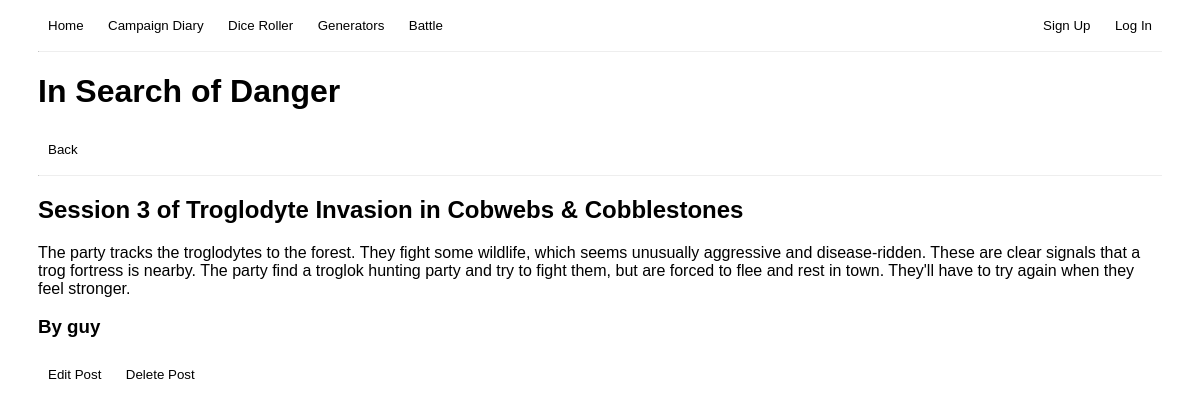
The page /blog/post/8/ on the database its author committed.
### blog/models.py (models this page shows, shortened)
class Post(models.Model):
    title = models.CharField(max_length=200)
    author = models.ForeignKey(
        'auth.User',
        on_delete=models.CASCADE,
    )
    campaign = models.CharField(max_length=200)
    session = models.SmallIntegerField()
    system = models.CharField(max_length=200)
    text = models.TextField()

### blog/views.py (the view)
# urls.py: path("blog/post/<int:pk>/", IndividualPostView.as_view(), name='Individual Post'),
class IndividualPostView(DetailView):
    model = Post
    template_name = "individual_post.html"

### blog/templates/individual_post.html (shortened to what this page needs)
<!DOCTYPE html>
<html>
    <head>
    </head>
    <body>
        {% extends "base.html" %}
        {% block content %}
        <div>
            <h1>{{ post.title }}</h1>
            <button onclick="history.back()">Back</button>
            <hr>
        </div>
        <div>
            <h2>Session {{ post.session }} of {{ post.campaign }} in {{ post.system }}</h2>
            <p>{{ post.text }}</p>
            <h3>By {{ post.author }}</h3>
            <a href="{% url 'Edit Post' post.pk %}"><button>Edit Post</button></a>
            <a href="{% url 'Delete Post' post.pk %}"><button>Delete Post</button></a>
        </div>
        {% endblock %}

### static/css/style.css (style rules this page uses)
body { font-family: 'Trebuchet MS', 'Lucida Sans Unicode', 'Lucida Grande', 'Lucida Sans', Arial, sans-serif; padding-left: 2.5%; padding-right: 2.5%; }
button { padding: 10px; border-radius: 20px; background-color: white; border: none; transition-duration: 0.5s; }
hr { border-top: rgb(235, 241, 245); }
a { color: rgb(111, 157, 187); }

### rows shown on the page
Post: title "In Search of Danger", session "3", campaign "Troglodyte Invasion", system "Cobwebs & Cobblestones", text "The party tracks the troglodytes to the forest. They fight some wildlife, which seems unusually aggressive and disease-ridden. These are clear signals that a trog fortress is nearby. The party find a troglok hunting party and try to fight them, but are forced to flee and rest in town. They'll have to try again when they feel stronger.", author "guy"
